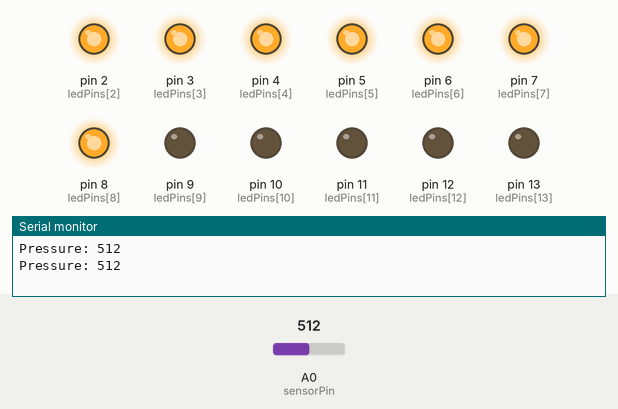
Simulated run of this sketch. Board: Arduino Nano, built with avr-gcc and run on an emulated ATmega328P. Shown: output pins drawn as LEDs (lit = HIGH), the last lines printed to the serial monitor. Dashed ring = blinking. The test bench sets the inputs (shaded band); at power-on: A0 (sensorPin) = 512. Pins used as bus, display or sensor lines are not drawn.

Above: at 1.67 s.
1.7 s: A0 (sensorPin) set to 787
At 1.89 s:
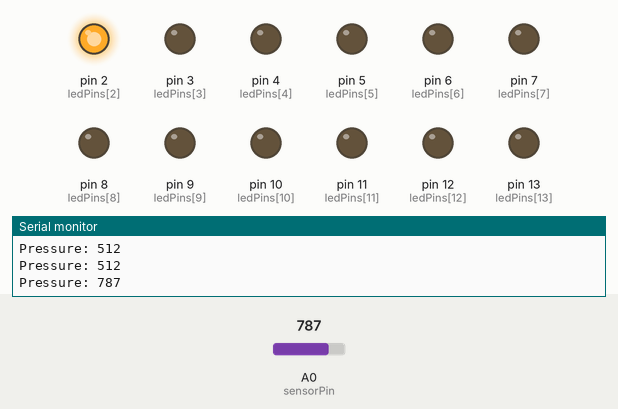
5.2 s: A0 (sensorPin) set to 511
At 5.96 s:
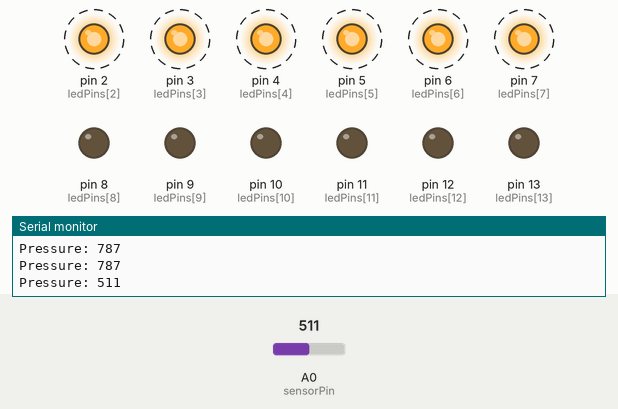
8.7 s: A0 (sensorPin) set to 710
At 10.83 s:
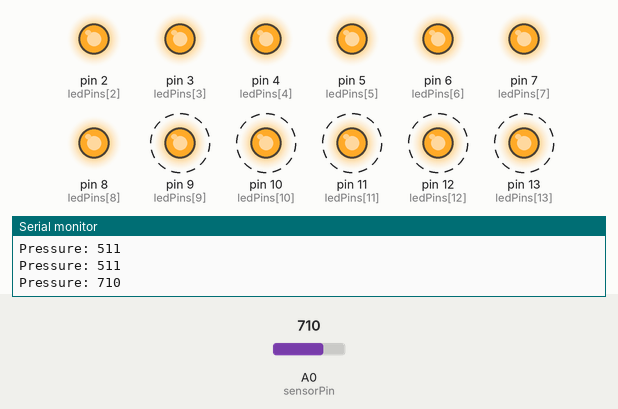
12.4 s: A0 (sensorPin) set to 900
At 14.26 s:
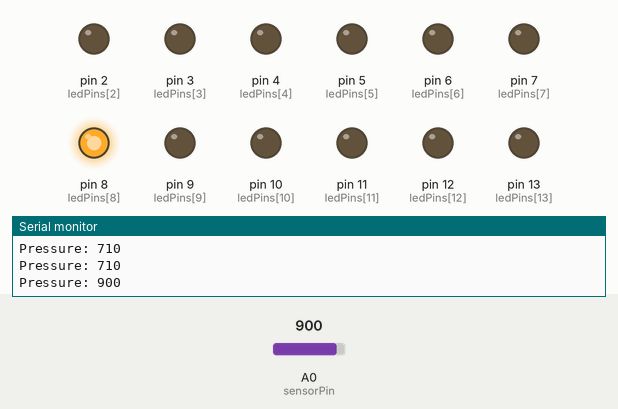
16.2 s: A0 (sensorPin) set to 690
At 17.58 s:
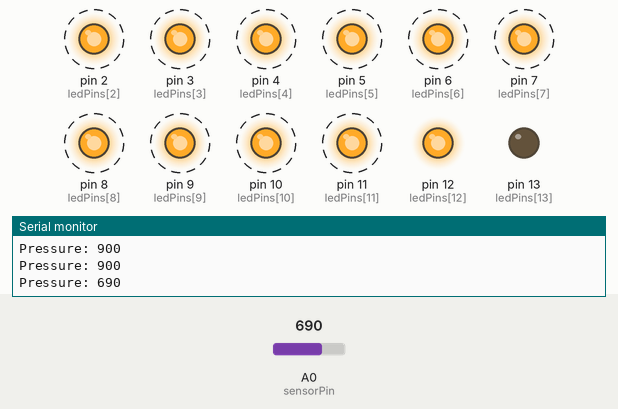
20.0 s: A0 (sensorPin) set to 716
Timing chart, 0 to 24.5 s (numbered marks = the images above; inputs shaded):
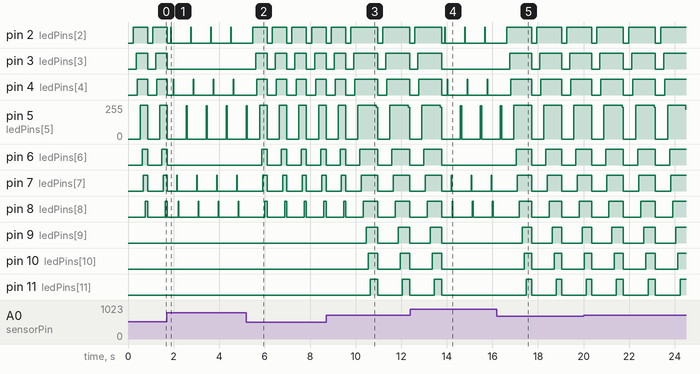

Measured:
- after the input at 1.7 s, pin 3 (ledPins[3]), pin 6 (ledPins[6]): goes on until 1.7 s, then stays LOW; pin 12 (ledPins[12]): alternates HIGH for 0.03 s and LOW for 0.85 s, starting after 0.72 s; pin 13 (ledPins[13]): alternates HIGH for 0.03 s and LOW for 0.85 s, starting after 0.78 s
- after the input at 5.2 s, pin 3 (ledPins[3]): alternates HIGH for 0.51 s and LOW for 0.36 s, starting after 0.40 s; pin 6 (ledPins[6]): alternates HIGH for 0.24 s and LOW for 0.63 s, starting after 0.67 s; pin 12 (ledPins[12]), pin 13 (ledPins[13]): stops changing and stays LOW
- after the input at 8.7 s, pin 9 (ledPins[9]): alternates HIGH for 0.51 s and LOW for 0.90 s, starting after 1.8 s; pin 10 (ledPins[10]): alternates HIGH for 0.42 s and LOW for 0.99 s, starting after 1.8 s
- after the input at 12.4 s, pin 3 (ledPins[3]), pin 6 (ledPins[6]), pin 9 (ledPins[9]), pin 10 (ledPins[10]), pin 11 (ledPins[11]): goes on until 13.8 s, then stays LOW
- after the input at 16.2 s, pin 2 (ledPins[2]): alternates HIGH for 1.1 s and LOW for 0.23 s, starting after 0.44 s; pin 3 (ledPins[3]): alternates HIGH for 0.96 s and LOW for 0.36 s, starting after 0.57 s

The sketch:

Echoes_of_Pressure___Breathe_and_Heartbeat.ino
```cpp
/*
Experiment 1: Pressure
"Echoes of Pressure - Breathe and Heartbeat" Yubang
OCADU DIGF-6037 Creation & Computation - taught by Kate Hartman & Nick Puckett
*/

// LED pins
const int ledPins[15] = {0, 1, 2, 3, 4, 5, 6, 7, 8, 9, 10, 11, 12, 13, A7};
const int numLEDs = 15;

// Pressure sensor pin
const int sensorPin = A0;

// Maximum pressure mapping value
const int maxPressure = 700;

// Wave effect speed
const int waveDelay = 50; // milliseconds

void setup() {
  for (int i = 0; i < numLEDs; i++) {
    pinMode(ledPins[i], OUTPUT);
    analogWrite(ledPins[i], 0); // Turn off all LEDs
  }
  Serial.begin(9600);
}

// Fade LED function
void fadeLED(int pin, int brightness) {
  analogWrite(pin, brightness);
}

void loop() {
  int pressure = analogRead(sensorPin);
  Serial.print("Pressure: ");
  Serial.println(pressure);

  if (pressure < 777) {
    // Pressure-controlled progress bar
    int ledsToLight = map(pressure, 150, maxPressure, 0, numLEDs);
    ledsToLight = constrain(ledsToLight, 0, numLEDs);

    // If pressure <= 150, no lights will be turned on. (The previous setting was 50)
      if (pressure <= 150) {
      ledsToLight = 0;
    }

    // First, fade out all LEDs
    for (int i = 0; i < numLEDs; i++) {
      fadeLED(ledPins[i], 0);
    }

    // Then, fade in the corresponding number of LEDs
    for (int i = 0; i < ledsToLight; i++) {
      for (int b = 0; b <= 255; b += 15) { // Gradually increase brightness
        fadeLED(ledPins[i], b);
        delay(5);
      }
    }

  } else {
    // Wave effect when pressure is 777 or higher
    for (int i = 0; i < numLEDs; i++) {
      // Turn off all LEDs first
      for (int j = 0; j < numLEDs; j++) fadeLED(ledPins[j], 0);

      // Fade in the current LED
      for (int b = 0; b <= 255; b += 25) {
        fadeLED(ledPins[i], b);
        delay(waveDelay / 10);
      }
    }
  }

  delay(50);
}
```
